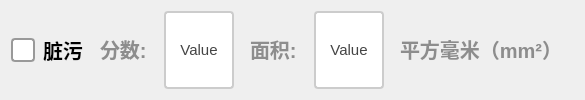
             <widget class="QWidget" name="widget_zangwu" native="true">
              <layout class="QGridLayout" name="gridLayout_10">
               <item row="0" column="0">
                <layout class="QHBoxLayout" name="horizontalLayout_2" stretch="2,1,2,0,2,0">
                 <item>
                  <widget class="QCheckBox" name="ckb_zangwu">
                   <property name="sizePolicy">
                    <sizepolicy hsizetype="Minimum" vsizetype="Minimum">
                     <horstretch>0</horstretch>
                     <verstretch>0</verstretch>
                    </sizepolicy>
                   </property>
                   <property name="styleSheet">
                    <string notr="true">QCheckBox {
    spacing: 8px;
    font-size: 20px;
    color: #333;
    font-weight: bold;        
    color:  rgb(0, 0, 0);       
}

/* 未选中状态 */
QCheckBox::indicator {
    width: 20px;
    height: 20px;
    border-radius: 4px; /* 方形，圆角可适当调整 */
    border: 2px solid #999;
    background: #ffffff;
}

/* 悬停效果 */
QCheckBox::indicator:hover {
    border: 2px solid #666;
}

/* 选中状态 */
QCheckBox::indicator:checked {
    border: 2px solid #2196F3;
    background-color: qradialgradient(
        cx:0.5, cy:0.5,
        radius:0.4,
        fx:0.5, fy:0.5,
        stop:0 #2196F3,
        stop:1 transparent
    );
}

/* 禁用状态 */
QCheckBox::indicator:disabled {
    border: 2px solid #ccc;
    background: #eee;
}

/* 选中时的文字颜色 */
QCheckBox:checked {
    color: #2196F3;
    font-weight: 500;
}

/* 点击动画效果 */
QCheckBox::indicator:pressed {
    border: 2px solid #1565C0;
    background-color: qradialgradient(
        cx:0.5, cy:0.5,
        radius:0.5,
        fx:0.5, fy:0.5,
        stop:0 #BBDEFB,
        stop:1 transparent
    );
}</string>
                   </property>
                   <property name="text">
                    <string>脏污</string>
                   </property>
                  </widget>
                 </item>
                 <item>
                  <widget class="QLabel" name="label_35">
                   <property name="styleSheet">
                    <string notr="true">QLabel {
       font-size: 20px;        
       font-weight: bold;        
       color:  rgb(141, 141, 141);       
       padding: 5px 5px;     
       border-bottom: 2px solid #cccccc; 
    }</string>
                   </property>
                   <property name="text">
                    <string>分数:</string>
                   </property>
                  </widget>
                 </item>
                 <item>
                  <widget class="QPushButton" name="btn_zangwuscore">
                   <property name="sizePolicy">
                    <sizepolicy hsizetype="Minimum" vsizetype="Minimum">
                     <horstretch>0</horstretch>
                     <verstretch>0</verstretch>
                    </sizepolicy>
                   </property>
                   <property name="maximumSize">
                    <size>
                     <width>100</width>
                     <height>100</height>
                    </size>
                   </property>
                   <property name="styleSheet">
                    <string notr="true">QPushButton {
    padding: 6px 14px;
    border: 2px solid #CCC;
    border-radius: 4px;
    background-color: white;
    color: #444;
    font-size: 15px; 
}

QPushButton:hover {
    border-color: #999;
    background-color: #F5F5F5;
}

QPushButton:pressed {
    border-color: #777;
    background-color: #EEE;
}</string>
                   </property>
                   <property name="text">
                    <string>Value</string>
                   </property>
                  </widget>
                 </item>
                 <item>
                  <widget class="QLabel" name="label_36">
                   <property name="styleSheet">
                    <string notr="true">QLabel {
       font-size: 20px;        
       font-weight: bold;        
       color:  rgb(141, 141, 141);       
       padding: 5px 5px;     
       border-bottom: 2px solid #cccccc; 
    }</string>
                   </property>
                   <property name="text">
                    <string>面积:</string>
                   </property>
                  </widget>
                 </item>
                 <item>
                  <widget class="QPushButton" name="btn_zangwuarea">
                   <property name="sizePolicy">
                    <sizepolicy hsizetype="Minimum" vsizetype="Minimum">
                     <horstretch>0</horstretch>
                     <verstretch>0</verstretch>
                    </sizepolicy>
                   </property>
                   <property name="maximumSize">
                    <size>
                     <width>100</width>
                     <height>100</height>
                    </size>
                   </property>
                   <property name="styleSheet">
                    <string notr="true">QPushButton {
    padding: 6px 14px;
    border: 2px solid #CCC;
    border-radius: 4px;
    background-color: white;
    color: #444;
    font-size: 15px; 
}

QPushButton:hover {
    border-color: #999;
    background-color: #F5F5F5;
}

QPushButton:pressed {
    border-color: #777;
    background-color: #EEE;
}</string>
                   </property>
                   <property name="text">
                    <string>Value</string>
                   </property>
                  </widget>
                 </item>
                 <item>
                  <widget class="QLabel" name="label_18">
                   <property name="styleSheet">
                    <string notr="true">QLabel {
       font-size: 20px;        
       font-weight: bold;        
       color:  rgb(141, 141, 141);       
       padding: 5px 5px;     
       border-bottom: 2px solid #cccccc; 
    }</string>
                   </property>
                   <property name="text">
                    <string>平方毫米（mm²）</string>
                   </property>
                  </widget>
                 </item>
                </layout>
               </item>
              </layout>
             </widget>
